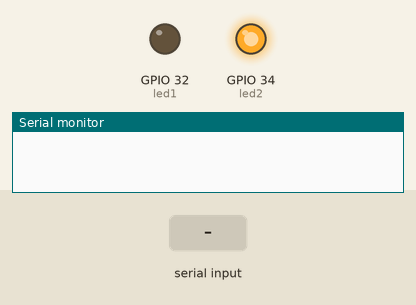
Simulated run of this sketch. Board: ESP32. On the bench: output pins drawn as LEDs (lit = HIGH), the last lines printed to the serial monitor. The test bench sets the inputs (shaded band).

Above: at 1.2 s.
1.3 s: "1" received over Serial
At 2.4 s:
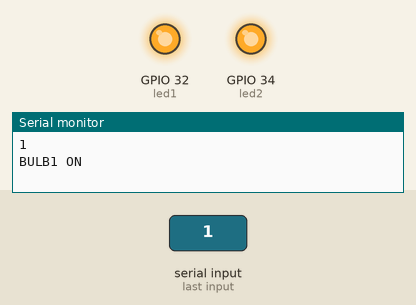
2.8 s: "4" received over Serial
At 3.5 s:
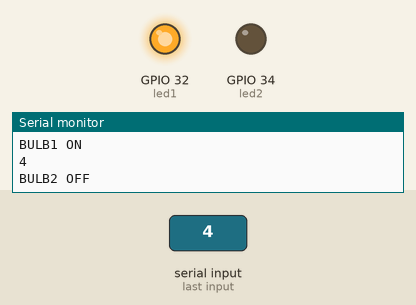
4.3 s: "2" received over Serial
At 4.7 s:
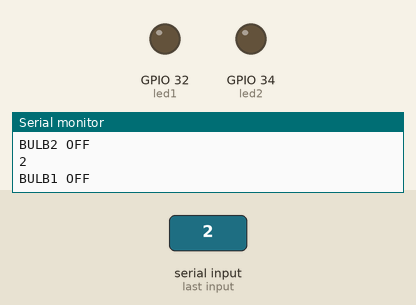
5.8 s: "3" received over Serial
At 7.0 s:
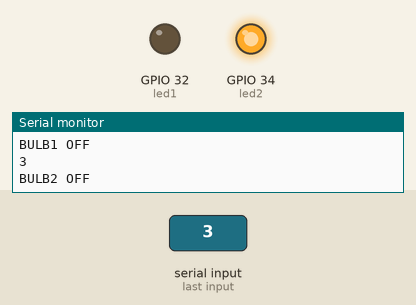
Timing chart, 0 to 8.3 s (numbered marks = the images above; inputs shaded):
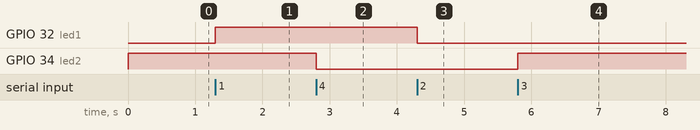

The sketch:

HomeAutomationSystem.ino
```cpp
//int led1 = ;
int led1 = 32;
int led2 = 34;
char value;

void setup(){
  pinMode(led1,OUTPUT);
  pinMode(led2,OUTPUT);
  Serial.begin(9600);
  digitalWrite(led1,LOW);
  digitalWrite(led2,HIGH);
}

void loop(){
  if(Serial.available()>0){
    value = Serial.read();
    Serial.println(value);
    if (value == '1'){
      digitalWrite(led1,HIGH);
      Serial.println("BULB1 ON");
      delay(1000);
    }
    else if (value == '2') {
      digitalWrite(led1,LOW);
      Serial.println("BULB1 OFF");
      delay(1000);
    }
    else if (value == '3') {
      digitalWrite(led2,HIGH);
      Serial.println("BULB2 OFF");
      delay(1000);
    }
    else if (value == '4') {
      digitalWrite(led2,LOW);
      Serial.println("BULB2 OFF");
      delay(1000);
    }
  }
}
```

Measured:
- after the input at 1.3 s, GPIO 32 (led1): LOW → HIGH at once
- after the input at 2.8 s, GPIO 34 (led2): HIGH → LOW at once
- after the input at 4.3 s, GPIO 32 (led1): HIGH → LOW at once
- after the input at 5.8 s, GPIO 34 (led2): LOW → HIGH at once
